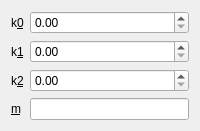
<?xml version="1.0" encoding="UTF-8"?>
<ui version="4.0">
 <class>LocalEnhSettingForm</class>
 <widget class="QWidget" name="LocalEnhSettingForm">
  <property name="windowTitle">
   <string>Form</string>
  </property>
  <layout class="QVBoxLayout" name="verticalLayout">
   <item>
    <layout class="QFormLayout" name="formLayout">
     <item row="0" column="0">
      <widget class="QLabel" name="k0Label">
       <property name="text">
        <string>k&amp;0</string>
       </property>
       <property name="buddy">
        <cstring>k0DoubleSpinBox</cstring>
       </property>
      </widget>
     </item>
     <item row="0" column="1">
      <widget class="QDoubleSpinBox" name="k0DoubleSpinBox"/>
     </item>
     <item row="1" column="0">
      <widget class="QLabel" name="k1Label">
       <property name="text">
        <string>k&amp;1</string>
       </property>
       <property name="buddy">
        <cstring>k1DoubleSpinBox</cstring>
       </property>
      </widget>
     </item>
     <item row="1" column="1">
      <widget class="QDoubleSpinBox" name="k1DoubleSpinBox"/>
     </item>
     <item row="2" column="0">
      <widget class="QLabel" name="k2Label">
       <property name="text">
        <string>k&amp;2</string>
       </property>
       <property name="buddy">
        <cstring>k2DoubleSpinBox</cstring>
       </property>
      </widget>
     </item>
     <item row="2" column="1">
      <widget class="QDoubleSpinBox" name="k2DoubleSpinBox"/>
     </item>
     <item row="3" column="0">
      <widget class="QLabel" name="mLabel">
       <property name="text">
        <string>&amp;m</string>
       </property>
       <property name="buddy">
        <cstring>mLineEdit</cstring>
       </property>
      </widget>
     </item>
     <item row="3" column="1">
      <widget class="QLineEdit" name="mLineEdit"/>
     </item>
    </layout>
   </item>
  </layout>
 </widget>
 <resources/>
 <connections/>
</ui>
